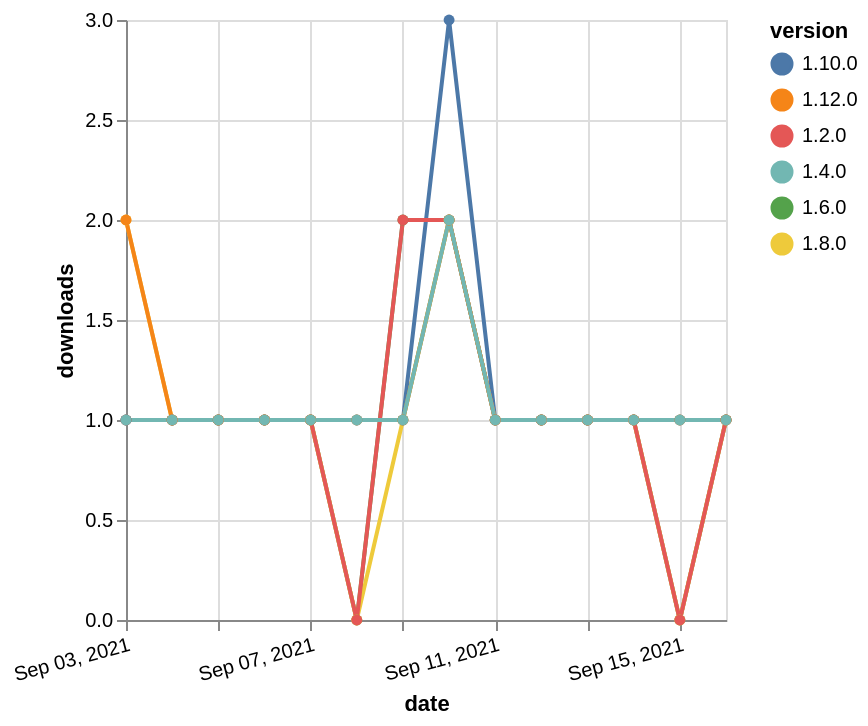

Vega-Lite specification for this chart:
### Vega-Lite specification from a JSON file in a GitHub repository (floating-point values rounded to 4 significant figures)
{"$schema": "https://vega.github.io/schema/vega-lite/v5.json", "description": "A simple bar chart with embedded data.", "data": {"values": [{"date": "2021-09-03", "total": 163, "delta": 1, "version": "1.6.0"}, {"date": "2021-09-04", "total": 164, "delta": 1, "version": "1.6.0"}, {"date": "2021-09-05", "total": 165, "delta": 1, "version": "1.6.0"}, {"date": "2021-09-06", "total": 166, "delta": 1, "version": "1.6.0"}, {"date": "2021-09-07", "total": 167, "delta": 1, "version": "1.6.0"}, {"date": "2021-09-08", "total": 167, "delta": 0, "version": "1.6.0"}, {"date": "2021-09-09", "total": 169, "delta": 2, "version": "1.6.0"}, {"date": "2021-09-10", "total": 171, "delta": 2, "version": "1.6.0"}, {"date": "2021-09-11", "total": 172, "delta": 1, "version": "1.6.0"}, {"date": "2021-09-12", "total": 173, "delta": 1, "version": "1.6.0"}, {"date": "2021-09-13", "total": 174, "delta": 1, "version": "1.6.0"}, {"date": "2021-09-14", "total": 175, "delta": 1, "version": "1.6.0"}, {"date": "2021-09-15", "total": 175, "delta": 0, "version": "1.6.0"}, {"date": "2021-09-16", "total": 176, "delta": 1, "version": "1.6.0"}, {"date": "2021-09-03", "total": 147, "delta": 2, "version": "1.8.0"}, {"date": "2021-09-04", "total": 148, "delta": 1, "version": "1.8.0"}, {"date": "2021-09-05", "total": 149, "delta": 1, "version": "1.8.0"}, {"date": "2021-09-06", "total": 150, "delta": 1, "version": "1.8.0"}, {"date": "2021-09-07", "total": 151, "delta": 1, "version": "1.8.0"}, {"date": "2021-09-08", "total": 151, "delta": 0, "version": "1.8.0"}, {"date": "2021-09-09", "total": 152, "delta": 1, "version": "1.8.0"}, {"date": "2021-09-10", "total": 154, "delta": 2, "version": "1.8.0"}, {"date": "2021-09-11", "total": 155, "delta": 1, "version": "1.8.0"}, {"date": "2021-09-12", "total": 156, "delta": 1, "version": "1.8.0"}, {"date": "2021-09-13", "total": 157, "delta": 1, "version": "1.8.0"}, {"date": "2021-09-14", "total": 158, "delta": 1, "version": "1.8.0"}, {"date": "2021-09-15", "total": 158, "delta": 0, "version": "1.8.0"}, {"date": "2021-09-16", "total": 159, "delta": 1, "version": "1.8.0"}, {"date": "2021-09-03", "total": 163, "delta": 1, "version": "1.10.0"}, {"date": "2021-09-04", "total": 164, "delta": 1, "version": "1.10.0"}, {"date": "2021-09-05", "total": 165, "delta": 1, "version": "1.10.0"}, {"date": "2021-09-06", "total": 166, "delta": 1, "version": "1.10.0"}, {"date": "2021-09-07", "total": 167, "delta": 1, "version": "1.10.0"}, {"date": "2021-09-08", "total": 168, "delta": 1, "version": "1.10.0"}, {"date": "2021-09-09", "total": 169, "delta": 1, "version": "1.10.0"}, {"date": "2021-09-10", "total": 172, "delta": 3, "version": "1.10.0"}, {"date": "2021-09-11", "total": 173, "delta": 1, "version": "1.10.0"}, {"date": "2021-09-12", "total": 174, "delta": 1, "version": "1.10.0"}, {"date": "2021-09-13", "total": 175, "delta": 1, "version": "1.10.0"}, {"date": "2021-09-14", "total": 176, "delta": 1, "version": "1.10.0"}, {"date": "2021-09-15", "total": 177, "delta": 1, "version": "1.10.0"}, {"date": "2021-09-16", "total": 178, "delta": 1, "version": "1.10.0"}, {"date": "2021-09-03", "total": 213, "delta": 1, "version": "1.2.0"}, {"date": "2021-09-04", "total": 214, "delta": 1, "version": "1.2.0"}, {"date": "2021-09-05", "total": 215, "delta": 1, "version": "1.2.0"}, {"date": "2021-09-06", "total": 216, "delta": 1, "version": "1.2.0"}, {"date": "2021-09-07", "total": 217, "delta": 1, "version": "1.2.0"}, {"date": "2021-09-08", "total": 217, "delta": 0, "version": "1.2.0"}, {"date": "2021-09-09", "total": 219, "delta": 2, "version": "1.2.0"}, {"date": "2021-09-10", "total": 221, "delta": 2, "version": "1.2.0"}, {"date": "2021-09-11", "total": 222, "delta": 1, "version": "1.2.0"}, {"date": "2021-09-12", "total": 223, "delta": 1, "version": "1.2.0"}, {"date": "2021-09-13", "total": 224, "delta": 1, "version": "1.2.0"}, {"date": "2021-09-14", "total": 225, "delta": 1, "version": "1.2.0"}, {"date": "2021-09-15", "total": 225, "delta": 0, "version": "1.2.0"}, {"date": "2021-09-16", "total": 226, "delta": 1, "version": "1.2.0"}, {"date": "2021-09-03", "total": 114, "delta": 2, "version": "1.12.0"}, {"date": "2021-09-04", "total": 115, "delta": 1, "version": "1.12.0"}, {"date": "2021-09-05", "total": 116, "delta": 1, "version": "1.12.0"}, {"date": "2021-09-06", "total": 117, "delta": 1, "version": "1.12.0"}, {"date": "2021-09-07", "total": 118, "delta": 1, "version": "1.12.0"}, {"date": "2021-09-08", "total": 119, "delta": 1, "version": "1.12.0"}, {"date": "2021-09-09", "total": 120, "delta": 1, "version": "1.12.0"}, {"date": "2021-09-10", "total": 122, "delta": 2, "version": "1.12.0"}, {"date": "2021-09-11", "total": 123, "delta": 1, "version": "1.12.0"}, {"date": "2021-09-12", "total": 124, "delta": 1, "version": "1.12.0"}, {"date": "2021-09-13", "total": 125, "delta": 1, "version": "1.12.0"}, {"date": "2021-09-14", "total": 126, "delta": 1, "version": "1.12.0"}, {"date": "2021-09-15", "total": 127, "delta": 1, "version": "1.12.0"}, {"date": "2021-09-16", "total": 128, "delta": 1, "version": "1.12.0"}, {"date": "2021-09-03", "total": 176, "delta": 1, "version": "1.4.0"}, {"date": "2021-09-04", "total": 177, "delta": 1, "version": "1.4.0"}, {"date": "2021-09-05", "total": 178, "delta": 1, "version": "1.4.0"}, {"date": "2021-09-06", "total": 179, "delta": 1, "version": "1.4.0"}, {"date": "2021-09-07", "total": 180, "delta": 1, "version": "1.4.0"}, {"date": "2021-09-08", "total": 181, "delta": 1, "version": "1.4.0"}, {"date": "2021-09-09", "total": 182, "delta": 1, "version": "1.4.0"}, {"date": "2021-09-10", "total": 184, "delta": 2, "version": "1.4.0"}, {"date": "2021-09-11", "total": 185, "delta": 1, "version": "1.4.0"}, {"date": "2021-09-12", "total": 186, "delta": 1, "version": "1.4.0"}, {"date": "2021-09-13", "total": 187, "delta": 1, "version": "1.4.0"}, {"date": "2021-09-14", "total": 188, "delta": 1, "version": "1.4.0"}, {"date": "2021-09-15", "total": 189, "delta": 1, "version": "1.4.0"}, {"date": "2021-09-16", "total": 190, "delta": 1, "version": "1.4.0"}]}, "width": "container", "mark": {"type": "line", "point": {"filled": true}}, "encoding": {"x": {"field": "date", "type": "temporal", "timeUnit": "yearmonthdate", "title": "date", "axis": {"labelAngle": -15}}, "y": {"field": "delta", "type": "quantitative", "title": "downloads"}, "color": {"field": "version", "type": "nominal"}, "tooltip": {"field": "delta"}}}
